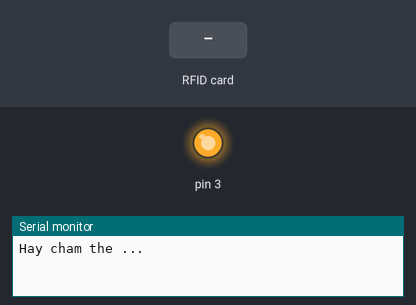
A sketch run on a simulated Arduino Uno, built with avr-gcc and run on an emulated ATmega328P. On the bench: output pins drawn as LEDs (lit = HIGH), the last lines printed to the serial monitor. The test bench sets the inputs (shaded band). Pins used as bus, display or sensor lines are not drawn.

Above: at 1.2 s.
1.3 s: RFID card C3 4F A3 16 held to the reader
At 2.6 s:
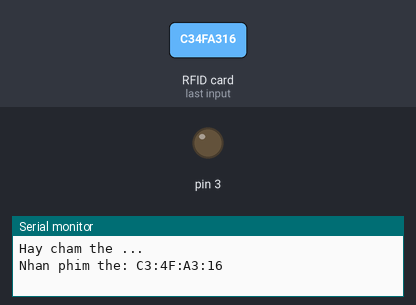
4.3 s: RFID card 5E 7A 19 C4 held to the reader
Timing chart, 0 to 7.3 s (numbered marks = the images above; inputs shaded):
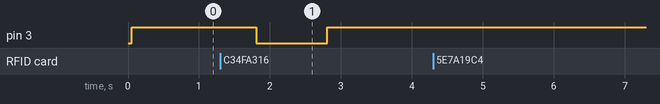

The sketch:

RFID_LED.ino
```cpp
#include "SPI.h"
#include "MFRC522.h"
#define SS_PIN 10
#define RST_PIN 9
MFRC522 rfid(SS_PIN, RST_PIN);
MFRC522::MIFARE_Key key;

void setup()
{
 Serial.begin(9600);
 SPI.begin();
 rfid.PCD_Init();
 pinMode(3, OUTPUT);
 digitalWrite(3, 1);
 Serial.println("Hay cham the ...");
}

void loop()
{
 if (!rfid.PICC_IsNewCardPresent() || !rfid.PICC_ReadCardSerial())
  return;
  MFRC522::PICC_Type piccType = rfid.PICC_GetType(rfid.uid.sak);
  if (piccType != MFRC522::PICC_TYPE_MIFARE_MINI &&
      piccType != MFRC522::PICC_TYPE_MIFARE_1K &&
      piccType != MFRC522::PICC_TYPE_MIFARE_4K)
      {
       Serial.println(F("The cua ban khong phu hop"));
       return;
      }
  String strID = "";
  for (byte i = 0; i < 4; i++)
  {
   strID+=(rfid.uid.uidByte[i] < 0x10 ? "0" : "")+
          String(rfid.uid.uidByte[i], HEX)+
          (i != 3 ? ":" : "");
  }
  strID.toUpperCase();
  Serial.print("Nhan phim the: ");
  Serial.println(strID);
  delay(500);
  if (strID.indexOf("C3:4F:A3:16") >= 0)
  {
   digitalWrite(3, 0);
   delay(1000);
   digitalWrite(3, 1);
  }
}
```

Measured:
- after the input at 1.3 s, pin 3: HIGH → LOW after 0.51 s, → HIGH 1.0 s later
